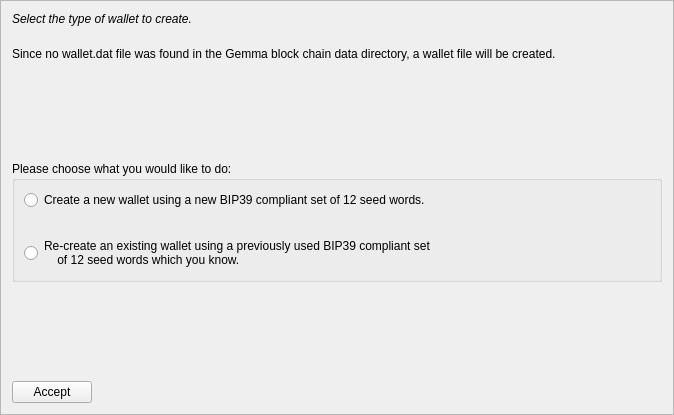
<?xml version="1.0" encoding="UTF-8"?>
<ui version="4.0">
 <class>MnemonicDialog1</class>
 <widget class="QFrame" name="MnemonicDialog1">
  <property name="geometry">
   <rect>
    <x>0</x>
    <y>0</y>
    <width>674</width>
    <height>415</height>
   </rect>
  </property>
  <property name="windowTitle">
   <string>HD Wallet Setup</string>
  </property>
  <property name="frameShape">
   <enum>QFrame::StyledPanel</enum>
  </property>
  <property name="frameShadow">
   <enum>QFrame::Raised</enum>
  </property>
  <layout class="QVBoxLayout" name="verticalLayout">
   <item>
    <widget class="QLabel" name="walletLabel">
     <property name="styleSheet">
      <string notr="true">QLabel { font-style:italic; }</string>
     </property>
     <property name="text">
      <string>Select the type of wallet to create.</string>
     </property>
     <property name="wordWrap">
      <bool>true</bool>
     </property>
    </widget>
   </item>
   <item>
    <spacer name="verticalSpacer_4">
     <property name="orientation">
      <enum>Qt::Vertical</enum>
     </property>
     <property name="sizeType">
      <enum>QSizePolicy::Minimum</enum>
     </property>
     <property name="sizeHint" stdset="0">
      <size>
       <width>20</width>
       <height>15</height>
      </size>
     </property>
    </spacer>
   </item>
   <item>
    <widget class="QLabel" name="wallettypeLabel">
     <property name="text">
      <string>Since no wallet.dat file was found in the Gemma block chain data directory, a wallet file will be created.</string>
     </property>
     <property name="wordWrap">
      <bool>true</bool>
     </property>
    </widget>
   </item>
   <item>
    <spacer name="verticalSpacer">
     <property name="orientation">
      <enum>Qt::Vertical</enum>
     </property>
     <property name="sizeHint" stdset="0">
      <size>
       <width>20</width>
       <height>40</height>
      </size>
     </property>
    </spacer>
   </item>
   <item>
    <widget class="QGroupBox" name="groupBox">
     <property name="title">
      <string>Please choose what you would like to do:</string>
     </property>
     <layout class="QVBoxLayout" name="verticalLayout_2">
      <item>
       <widget class="QRadioButton" name="walletNewRadio">
        <property name="text">
         <string>Create a new wallet using a new BIP39 compliant set of 12 seed words.</string>
        </property>
       </widget>
      </item>
      <item>
       <spacer name="verticalSpacer_3">
        <property name="orientation">
         <enum>Qt::Vertical</enum>
        </property>
        <property name="sizeHint" stdset="0">
         <size>
          <width>20</width>
          <height>20</height>
         </size>
        </property>
       </spacer>
      </item>
      <item>
       <widget class="QRadioButton" name="walletOldRadio">
        <property name="text">
         <string>Re-create an existing wallet using a previously used BIP39 compliant set 
    of 12 seed words which you know.</string>
        </property>
       </widget>
      </item>
     </layout>
    </widget>
   </item>
   <item>
    <spacer name="verticalSpacer_2">
     <property name="orientation">
      <enum>Qt::Vertical</enum>
     </property>
     <property name="sizeHint" stdset="0">
      <size>
       <width>20</width>
       <height>40</height>
      </size>
     </property>
    </spacer>
   </item>
   <item>
    <layout class="QHBoxLayout" name="horizontalLayout">
     <item>
      <widget class="QPushButton" name="acceptButton">
       <property name="text">
        <string>Accept</string>
       </property>
       <property name="autoDefault">
        <bool>false</bool>
       </property>
      </widget>
     </item>
     <item>
      <spacer name="horizontalSpacer">
       <property name="orientation">
        <enum>Qt::Horizontal</enum>
       </property>
       <property name="sizeHint" stdset="0">
        <size>
         <width>40</width>
         <height>20</height>
        </size>
       </property>
      </spacer>
     </item>
    </layout>
   </item>
  </layout>
 </widget>
 <resources/>
 <connections/>
</ui>
